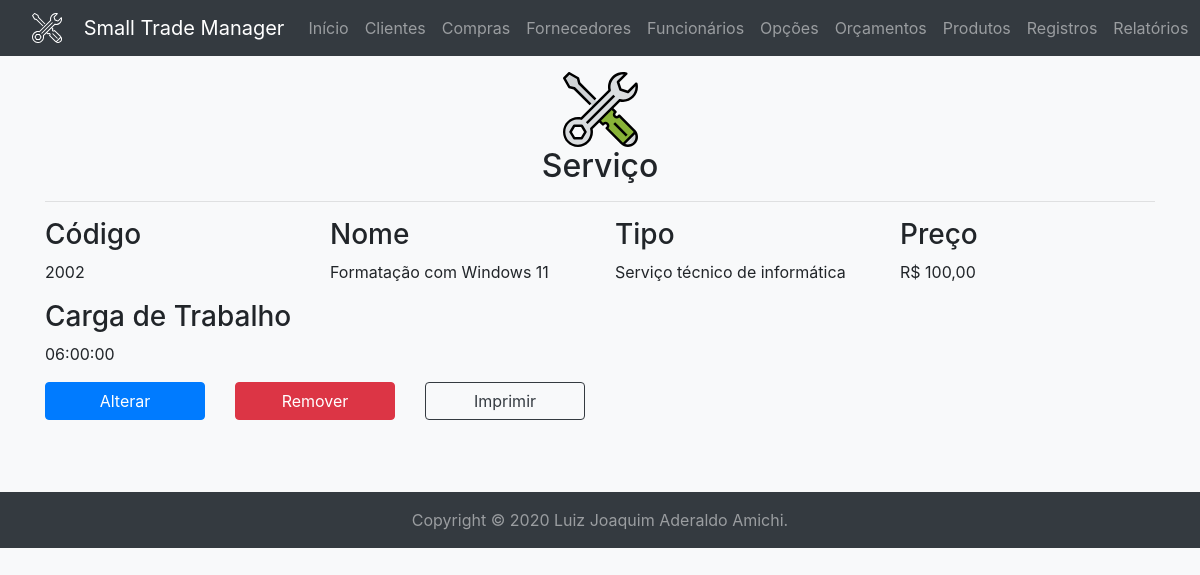
/service/view/?id=2 (signed in), run on the app's committed database.
### tables this page shows
create table if not exists services (
	id int unsigned auto_increment not null primary key,
	code int unsigned not null,
	name varchar(32) character set 'utf8' not null,
	type varchar(32) character set 'utf8' not null,
	price decimal(6,2) not null,
	workload time null
);

### mysql.php (called while the page is built, shortened)
<?php
$db = null;
function execute(string $query, ?object &$record=null): array|bool {
	global $db;
	$operation = strtolower(substr($query, 0, 6));
	$tuple = $record ? convert($record) : $record;
	$connection = $db ?? open();
	$stmt = null;
	if($connection) {
		try {
			if($operation == 'delete') {
				$queries = explode(';', $query);
				foreach($queries as $query) {
					if(!empty($query)) {
						$stmt = $connection->prepare($query);
						$stmt->execute();
					}
				}
			}
			elseif(in_array($operation, ['insert', 'select', 'update'])) {
				$stmt = $connection->prepare($query);
				$stmt->execute($tuple);
			}
			if($operation == 'select') {
				return $stmt->fetchAll(\PDO::FETCH_OBJ);
			}
			elseif(in_array($operation, ['delete', 'insert', 'update'])) {
				if($operation == 'insert' && $record) {
					$record->id = $connection->lastInsertId() ?: ($record->id ?? 0);
				}
				$commit = $connection->commit();
				return (bool) ($operation == 'delete' ? $commit : $stmt->rowCount());
			}
		}
		catch(\PDOException $e) {
			\util\history($e);
			if($operation == 'select') {
				return [];
			}
			elseif(in_array($operation, ['delete', 'insert', 'update'])) {
				$connection->rollBack();
				return false;
			}
		}
		finally {
			$connection = null;
		}
	}
	return false;
}
function open(): ?\PDO {
	global $db;
	if(!$db) {
		try {
			$db = new \PDO('mysql:host=' . MYSQL_HOST . ';dbname=' . MYSQL_SCHEMA, MYSQL_USER, MYSQL_PASSWORD);
			$db->setAttribute(\PDO::ATTR_ERRMODE, \PDO::ERRMODE_EXCEPTION);
			$db->setAttribute(\PDO::ATTR_DEFAULT_FETCH_MODE, \PDO::FETCH_OBJ);
			return $db;
		}
		catch(\PDOException $e) {
			\util\history($e);
			return null;
		}
	}
	return $db;
}

### controllers/service.php (called while the page is built, shortened)
<?php
require_once __DIR__ . '/../mysql.php';
function beautify(object $tuple): object {
	$tuple->price = 'R$ ' . number_format($tuple->price, 2, ',', '.');
	return $tuple;
}

### templates/service/view.php (shortened to what this page needs)
	<div class="container mb-5" id="content">
		<div class="my-3 text-center">
			<img alt="Serviço" class="img-fluid mx-3" height="75" src="<?=BASE_URL?>img/service-color.svg" width="75"/>
			<h2><?=PAGE_TITLE?></h2>
			<hr/>
		</div>
		<div class="row">
			<div class="col-md-3">
				<h3>Código</h3>
				<p><?=$tuple->code?></p>
			</div>
			<div class="col-md-3">
				<h3>Nome</h3>
				<p><?=$tuple->name?></p>
			</div>
			<div class="col-md-3">
				<h3>Tipo</h3>
				<p><?=$tuple->type?></p>
			</div>
			<div class="col-md-3">
				<h3>Preço</h3>
				<p><?=$tuple->price?></p>
			</div>
			<div class="col-md-3">
				<h3>Carga de Trabalho</h3>
				<p><?=$tuple->workload?></p>
			</div>
		</div>
		<div class="pb-3 row" id="buttons">
			<div class="col-md-2 mb-2">
				<a class="btn btn-block btn-primary" href="<?=BASE_URL . PAGE_NAME?>/update/?id=<?=$tuple->id?>">Alterar</a>
			</div>
			<div class="col-md-2 mb-2">
				<button class="btn btn-block btn-danger" data-target="#remove-modal" data-toggle="modal" type="button">Remover</button>
			</div>
			<div class="col-md-2 mb-2">
				<button class="btn btn-block btn-outline-dark" id="print-content">Imprimir</button>
			</div>
		</div>
	</div>
</body>
</html>

### data on the page
services: code "2002", name "Formatação com Windows 11", type "Serviço técnico de informática", price "R$ 100,00", workload "06:00:00"

### other printed values
PAGE_TITLE "Serviço"
